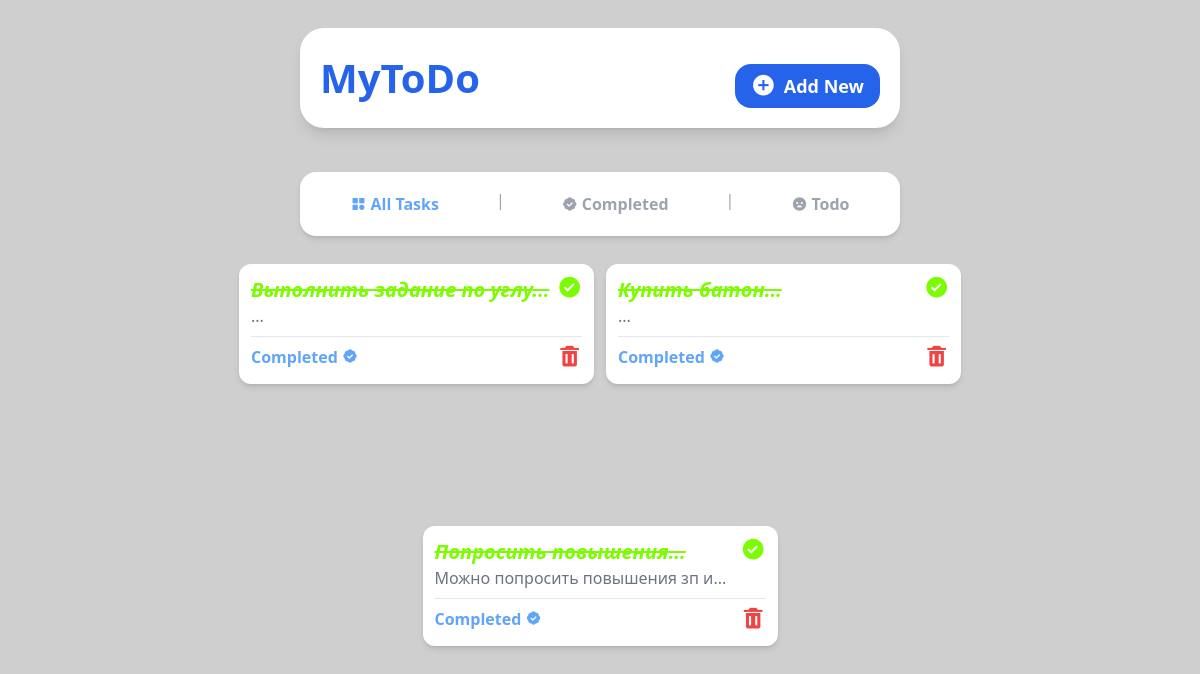
Page /completed on the committed database.
### tasks/models.py (models this page shows, shortened)
class Task(models.Model):
    title = models.CharField(max_length=128)
    description = models.TextField(null=True, blank=True)
    due_date = models.DateField()
    due_time =models.TimeField()
    completed = models.BooleanField(default=False)

### tasks/views.py (the view)
# urls.py: path('completed', views.completed, name='completed'),
def completed(request):
    completed_tasks = Task.objects.filter(completed=True)
    return render(request, 'completed.html', {
        'tasks': completed_tasks,
    })

### tasks/templates/completed.html
{%include 'base.html' %}
{%include 'completed_navigation.html' %}
{% block content %}
<section
      class="flex flex-1 flex-wrap justify-center gap-3 bg-[#fff0] w-10/12 md:w-11/12 h-full mb-3 rounded-2xl p-3 overflow-y-auto scrollbar-hide"
    >
    {% for task in tasks %}
<div
class="w-[355px] flex flex-col shadow-md bg-white h-[120px] rounded-xl p-3"
>
<div class="flex flex-row justify-between">
  <div>
    <a href="{% url 'detail' task.id %}">
      <h1
        class="text-green-500 font-semibold text-xl italic line-through"
      >
        {{ task.title | slice:":25"}}...
      </h1>
    </a>
    <p class="text-gray-500 text-md">
      {{task.description | slice:":30"}}...
    </p>
  </div>
  <a href="{% url 'change_status' task.id %}">
    <i class="bx bxs-check-circle bx-sm text-green-500"></i>
  </a>
</div>
<hr class="border-t border-gray-200 my-2" />
<div class="flex flex-row justify-between">
  <h2 class="text-blue-400 font-bold">
    Completed <i class="bx bxs-badge-check"></i>
  </h2>
  <a href="{% url 'delete' task.id %}">
    <i class="bx bxs-trash bx-sm text-red-500"></i>
  </a>
</div>
</div>
    {% endfor %}
    </section>
{% endblock content %}

### tasks/static/style.css (style rules this page uses)
html { line-height: 1.5; -webkit-text-size-adjust: 100%; -moz-tab-size: 4; -o-tab-size: 4; tab-size: 4; font-family: ui-sans-serif, system-ui, -apple-system, BlinkMacSystemFont, "Segoe UI", Roboto, "Helvetica Neue", Arial, "Noto Sans", sans-serif, "Apple Color Emoji", "Segoe UI Emoji", "Segoe UI Symbol", "Noto Color Emoji"; font-feature-settings: normal; font-variation-settings: normal; }
body { margin: 0; line-height: inherit; }
hr { height: 0; color: inherit; border-top-width: 1px; }
h1, h2, h3, h4, h5, h6 { font-size: inherit; font-weight: inherit; }
a { color: inherit; text-decoration: inherit; }
blockquote, dl, dd, h1, h2, h3, h4, h5, h6, hr, figure, p, pre { margin: 0; }
.my-2 { margin-top: 0.5rem; margin-bottom: 0.5rem; }
.mb-3 { margin-bottom: 0.75rem; }
.flex { display: flex; }
.h-\[120px\] { height: 120px; }
.h-full { height: 100%; }
.h-screen { height: 100vh; }
.w-10\/12 { width: 83.333333%; }
.w-\[355px\] { width: 355px; }
.flex-1 { flex: 1 1 0%; }
.flex-row { flex-direction: row; }
.flex-col { flex-direction: column; }
.flex-wrap { flex-wrap: wrap; }
.items-center { align-items: center; }
.justify-center { justify-content: center; }
.justify-between { justify-content: space-between; }
.gap-3 { gap: 0.75rem; }
.gap-4 { gap: 1rem; }
.overflow-y-auto { overflow-y: auto; }
.rounded-2xl { border-radius: 1rem; }
.rounded-xl { border-radius: 0.75rem; }
.border-t { border-top-width: 1px; }
.border-gray-200 { --tw-border-opacity: 1; border-color: rgb(229 231 235 / var(--tw-border-opacity)); }
.bg-\[\#cfcfcf\] { --tw-bg-opacity: 1; background-color: rgb(207 207 207 / var(--tw-bg-opacity)); }
.bg-\[\#fff0\] { background-color: #fff0; }
.bg-white { --tw-bg-opacity: 1; background-color: rgb(255 255 255 / var(--tw-bg-opacity)); }
.p-3 { padding: 0.75rem; }
.text-xl { font-size: 1.25rem; line-height: 1.75rem; }
.font-bold { font-weight: 700; }
.font-semibold { font-weight: 600; }
.italic { font-style: italic; }
.text-blue-400 { --tw-text-opacity: 1; color: rgb(96 165 250 / var(--tw-text-opacity)); }
.text-gray-500 { --tw-text-opacity: 1; color: rgb(107 114 128 / var(--tw-text-opacity)); }
.text-green-500 { --tw-text-opacity: 1; color: rgb(124 252 0 / var(--tw-text-opacity)); }
.text-red-500 { --tw-text-opacity: 1; color: rgb(239 68 68 / var(--tw-text-opacity)); }
.line-through { text-decoration-line: line-through; }
.shadow-md { --tw-shadow: 0 4px 6px -1px rgb(0 0 0 / 0.1), 0 2px 4px -2px rgb(0 0 0 / 0.1); --tw-shadow-colored: 0 4px 6px -1px var(--tw-shadow-color), 0 2px 4px -2px var(--tw-shadow-color); box-shadow: var(--tw-ring-offset-shadow, 0 0 #0000), var(--tw-ring-shadow, 0 0 #0000), var(--tw-shadow); }
@media (min-width: 768px) { .md\:w-11\/12 { width: 91.666667%; } }

### rows in the picture
Task: title "Выполнить задание по углу"
Task: title "Купить батон"
Task: title "Попросить повышения", description "Можно попросить повышения зп и"
